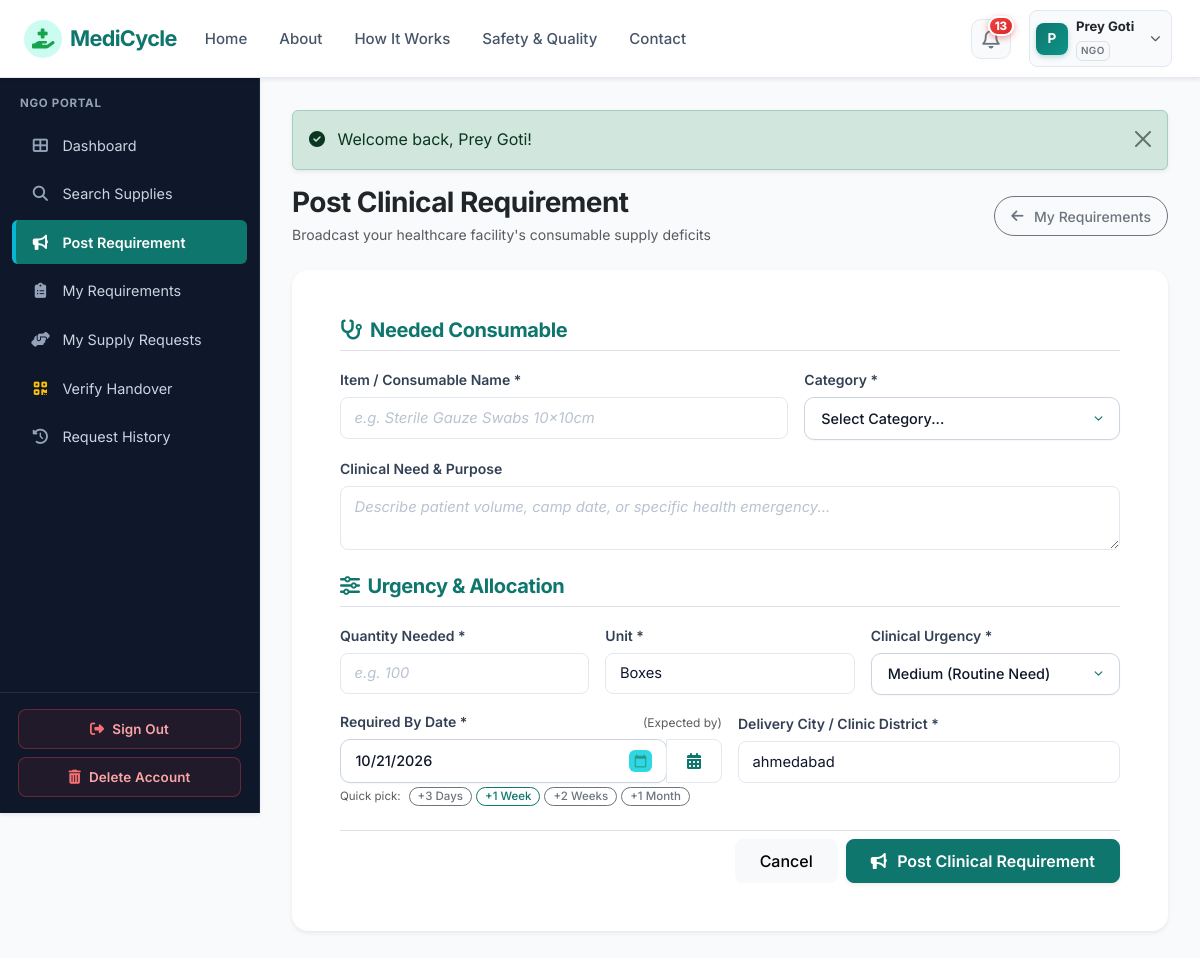
Screenshot of /ngo/post-requirement.php (signed in) with the database file from the repository.
### tables this page shows
CREATE TABLE `organizations` (
  `id` int(11) NOT NULL AUTO_INCREMENT,
  `user_id` int(11) NOT NULL,
  `organization_name` varchar(150) NOT NULL,
  `organization_type` varchar(100) NOT NULL,
  `license_number` varchar(100) DEFAULT NULL,
  `address` text NOT NULL,
  `city` varchar(100) NOT NULL,
  `state` varchar(100) NOT NULL,
  `pincode` varchar(20) NOT NULL,
  `verification_status` enum('pending','verified','rejected') DEFAULT 'pending',
  `verification_notes` text DEFAULT NULL,
  `created_at` timestamp NOT NULL DEFAULT current_timestamp(),
  `updated_at` timestamp NOT NULL DEFAULT current_timestamp() ON UPDATE current_timestamp(),
  PRIMARY KEY (`id`),
  KEY `fk_org_user` (`user_id`),
  KEY `idx_org_city` (`city`),
  KEY `idx_org_status` (`verification_status`),
  CONSTRAINT `fk_org_user` FOREIGN KEY (`user_id`) REFERENCES `users` (`id`) ON DELETE CASCADE
);

CREATE TABLE `users` (
  `id` int(11) NOT NULL AUTO_INCREMENT,
  `name` varchar(100) NOT NULL,
  `email` varchar(100) NOT NULL,
  `password` varchar(255) NOT NULL,
  `phone` varchar(20) NOT NULL,
  `role` enum('admin','supplier','ngo','delivery') NOT NULL,
  `email_verified` tinyint(1) DEFAULT 1,
  `status` enum('active','inactive','suspended','pending') DEFAULT 'active',
  `created_at` timestamp NOT NULL DEFAULT current_timestamp(),
  `updated_at` timestamp NOT NULL DEFAULT current_timestamp() ON UPDATE current_timestamp(),
  PRIMARY KEY (`id`),
  UNIQUE KEY `email` (`email`),
  KEY `idx_user_role` (`role`),
  KEY `idx_user_status` (`status`)
);

### ngo/post-requirement.php (the view, shortened to what the rows shown need)
<?php
require_once __DIR__ . '/../config/config.php';
require_role('ngo');
$userId = $_SESSION['user_id'];
$orgStmt = $pdo->prepare("SELECT city FROM organizations WHERE user_id = ? LIMIT 1");
$orgStmt->execute([$userId]);
$userOrg = $orgStmt->fetch();
$defaultCity = $userOrg['city'] ?? '';
$defaultRequiredBy = date('Y-m-d', strtotime('+7 days'));
$formData = [
    'supply_name' => '',
    'category_id' => '',
    'required_quantity' => '',
    'unit' => 'Boxes',
    'urgency' => 'Medium',
    'required_by' => $defaultRequiredBy,
    'city' => $defaultCity,
    'description' => ''
];
include __DIR__ . '/../includes/header.php';
include __DIR__ . '/../includes/navbar.php';
?>
<div class="app-container">
    <?php include __DIR__ . '/../includes/sidebar.php'; ?>
    <div class="app-content">
        <div class="card border-0 shadow-sm rounded-4">
            <div class="card-body p-4 p-md-5">
                <form action="<?php echo BASE_URL; ?>/ngo/post-requirement.php" method="POST" id="postRequirementForm" class="needs-validation" novalidate>
                    <div class="row g-3 mb-4">
                        <div class="col-md-4">
                            <label for="unit" class="form-label small fw-semibold">Unit *</label>
                            <input type="text" class="form-control" id="unit" name="unit" value="<?php echo e($formData['unit']); ?>" placeholder="e.g. Boxes, Packs, Rolls" required>
                        </div>
                        <div class="col-md-4">
                            <label for="urgency" class="form-label small fw-semibold">Clinical Urgency *</label>
                            <select class="form-select" id="urgency" name="urgency" required>
                                <option value="Medium" <?php echo ($formData['urgency'] === 'Medium' || empty($formData['urgency'])) ? 'selected' : ''; ?>>Medium (Routine Need)</option>
                            </select>
                        </div>
                        <div class="col-md-6">
                            <div class="input-group">
                                <input type="date" class="form-control" id="required_by" name="required_by"
                                       value="<?php echo e($formData['required_by']); ?>"
                                       min="<?php echo date('Y-m-d'); ?>" required>
                                <button type="button" class="btn btn-outline-secondary" onclick="triggerDatePicker('required_by')" title="Open Calendar Picker">
                                    <i class="fas fa-calendar-alt text-teal"></i>
                                </button>
                            </div>
                        </div>
                        <div class="col-md-6">
                            <label for="city" class="form-label small fw-semibold">Delivery City / Clinic District *</label>
                            <input type="text" class="form-control" id="city" name="city" value="<?php echo e($formData['city']); ?>" placeholder="e.g. Pune, Maharashtra" required>
                        </div>
                    </div>
                </form>
            </div>
        </div>
    </div>
</div>
<?php include __DIR__ . '/../includes/footer.php'; ?>

### includes/navbar.php (shortened to what the rows shown need)
<?php
$currentUser = current_user();
$unreadNotifCount = 0;
if ($currentUser && isset($pdo)) {
    $unreadNotifCount = get_unread_notifications_count($pdo, $currentUser['id']);
}
$currentDir = basename(dirname($_SERVER['PHP_SELF'] ?? ''));
$isPublicPage = !in_array($currentDir, ['admin', 'supplier', 'ngo', 'delivery']);
?>
<nav class="navbar navbar-expand-lg navbar-medicycle sticky-top shadow-sm">
    <div class="container-fluid px-3 px-lg-4">
        <div class="collapse navbar-collapse" id="navbarMain">
            <ul class="navbar-nav ms-auto align-items-center gap-2">
                <?php if (!$isPublicPage && $currentUser): ?>
                    <li class="nav-item dropdown position-relative ms-1">
                        <a class="nav-link notif-icon-btn position-relative" href="#" id="notifDropdown" role="button" data-bs-toggle="dropdown" aria-expanded="false" title="Notifications">
                            <i class="far fa-bell fs-5 text-secondary"></i>
                            <?php if ($unreadNotifCount > 0): ?>
                                <span class="notif-pulse-badge">
                                    <?php echo $unreadNotifCount; ?>
                                </span>
                            <?php endif; ?>
                        </a>
                    </li>
                    <li class="nav-item dropdown ms-1">
                        <a class="nav-link user-profile-capsule d-flex align-items-center gap-2 text-dark shadow-2xs" href="#" id="userDropdown" role="button" data-bs-toggle="dropdown" aria-expanded="false">
                            <div class="user-avatar-circle">
                                <?php echo strtoupper(substr($currentUser['name'], 0, 1)); ?>
                            </div>
                            <div class="d-none d-md-block text-start pe-1">
                                <span class="d-block fw-bold small text-dark leading-tight" style="font-size:0.82rem;"><?php echo e($currentUser['name']); ?></span>
                                <span class="badge text-uppercase text-secondary bg-light border p-1" style="font-size: 0.62rem; letter-spacing:0.04em;"><?php echo strtoupper(e($currentUser['role'])); ?></span>
                            </div>
                            <i class="fas fa-chevron-down text-muted small ms-1" style="font-size:0.65rem;"></i>
                        </a>
                    </li>
                <?php endif; ?>
            </ul>
        </div>
    </div>
</nav>

### includes/sidebar.php (shortened to what the rows shown need)
<?php
$currentUser = current_user();
$currentScript = basename($_SERVER['PHP_SELF']);
if (!function_exists('is_active_link')) {
    function is_active_link($script, $dir = null) {
        global $currentScript, $currentDir;
        return ($currentScript === $script) ? 'active' : '';
    }
}
$userRole = $currentUser['role'] ?? ($_SESSION['role'] ?? '');
?>
<aside class="app-sidebar shadow-sm">
    <div class="sidebar-heading">
        <?php echo strtoupper(e($userRole)); ?> PORTAL
    </div>
    <ul class="nav flex-column mb-auto">
        <?php if ($userRole === 'admin'): ?>
            <li class="nav-item">
                <a class="nav-link <?php echo is_active_link('dashboard.php', 'admin'); ?>" href="<?php echo BASE_URL; ?>/admin/dashboard.php">
                    <i class="fas fa-chart-line"></i> Dashboard
                </a>
            </li>
            <li class="nav-item">
                <a class="nav-link <?php echo is_active_link('users.php', 'admin'); ?>" href="<?php echo BASE_URL; ?>/admin/users.php">
                    <i class="fas fa-users"></i> User Accounts
                </a>
            </li>
            <li class="nav-item">
                <a class="nav-link <?php echo is_active_link('organizations.php', 'admin'); ?>" href="<?php echo BASE_URL; ?>/admin/organizations.php">
                    <i class="fas fa-building-circle-check"></i> Organizations
                </a>
            </li>
            <li class="nav-item">
                <a class="nav-link <?php echo is_active_link('supplies.php', 'admin'); ?>" href="<?php echo BASE_URL; ?>/admin/supplies.php">
                    <i class="fas fa-boxes-stacked"></i> All Supplies
                </a>
            </li>
            <li class="nav-item">
                <a class="nav-link <?php echo is_active_link('requirements.php', 'admin'); ?>" href="<?php echo BASE_URL; ?>/admin/requirements.php">
                    <i class="fas fa-clipboard-list"></i> Requirements
                </a>
            </li>
            <li class="nav-item">
                <a class="nav-link <?php echo is_active_link('requests.php', 'admin'); ?>" href="<?php echo BASE_URL; ?>/admin/requests.php">
                    <i class="fas fa-hand-holding-medical"></i> Supply Requests
                </a>
            </li>
            <li class="nav-item">
                <a class="nav-link <?php echo is_active_link('deliveries.php', 'admin'); ?>" href="<?php echo BASE_URL; ?>/admin/deliveries.php">
                    <i class="fas fa-truck-fast"></i> Deliveries
                </a>
            </li>
            <li class="nav-item">
                <a class="nav-link <?php echo is_active_link('verify-handover.php', 'admin'); ?>" href="<?php echo BASE_URL; ?>/admin/verify-handover.php">
                    <i class="fas fa-qrcode text-warning"></i> Verify Handover
                </a>
            </li>
            <li class="nav-item">
                <a class="nav-link <?php echo is_active_link('categories.php', 'admin'); ?>" href="<?php echo BASE_URL; ?>/admin/categories.php">
                    <i class="fas fa-tags"></i> Categories
                </a>
            </li>
            <li class="nav-item">
                <a class="nav-link <?php echo is_active_link('reports.php', 'admin'); ?>" href="<?php echo BASE_URL; ?>/admin/reports.php">
                    <i class="fas fa-file-invoice"></i> Reports
                </a>
            </li>
            <li class="nav-item">
                <a class="nav-link <?php echo is_active_link('analytics.php', 'admin'); ?>" href="<?php echo BASE_URL; ?>/admin/analytics.php">
                    <i class="fas fa-chart-pie"></i> Analytics
                </a>
            </li>
            <li class="nav-item">
                <a class="nav-link <?php echo is_active_link('settings.php', 'admin'); ?>" href="<?php echo BASE_URL; ?>/admin/settings.php">
                    <i class="fas fa-sliders"></i> System Settings
                </a>
            </li>
        <?php elseif ($userRole === 'ngo'): ?>
            <li class="nav-item">
            </li>
            <li class="nav-item">
            </li>
            <li class="nav-item">
            </li>
            <li class="nav-item">
            </li>
            <li class="nav-item">
            </li>
            <li class="nav-item">
            </li>
            <li class="nav-item">
            </li>
        <?php endif; ?>
    </ul>
    <div class="sidebar-footer mt-auto">
        <a href="<?php echo BASE_URL; ?>/logout.php" class="btn-sidebar-signout mb-2">
        </a>
        <button type="button" class="btn-sidebar-delete" data-bs-toggle="modal" data-bs-target="#deleteAccountModal">
        </button>
    </div>
</aside>

### rows the page displays
organizations: user.name "P", user.name "Prey Goti", user.role "NGO", unit "Boxes", urgency "Medium (Routine Need)", required_by "10/21/2026", city "ahmedabad"

### other values shown
$unreadNotifCount "13"
$message "Welcome back, Prey Goti!"
